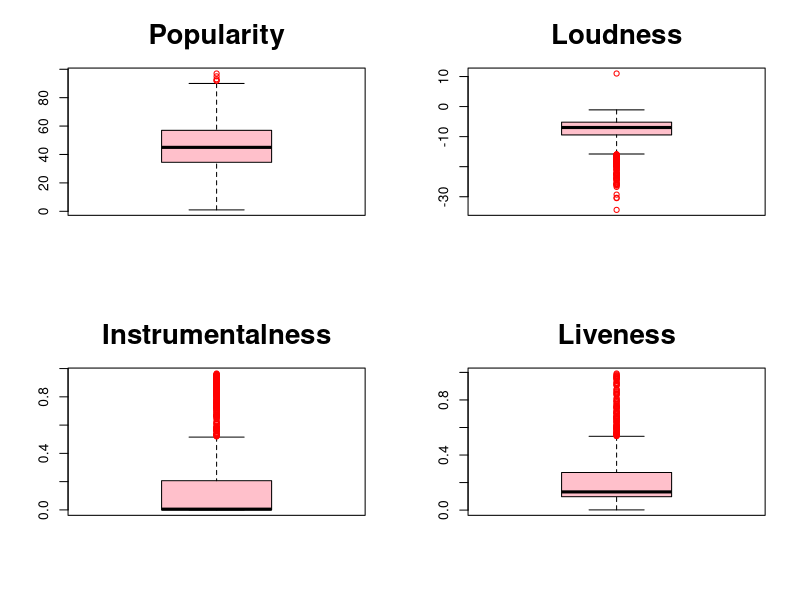
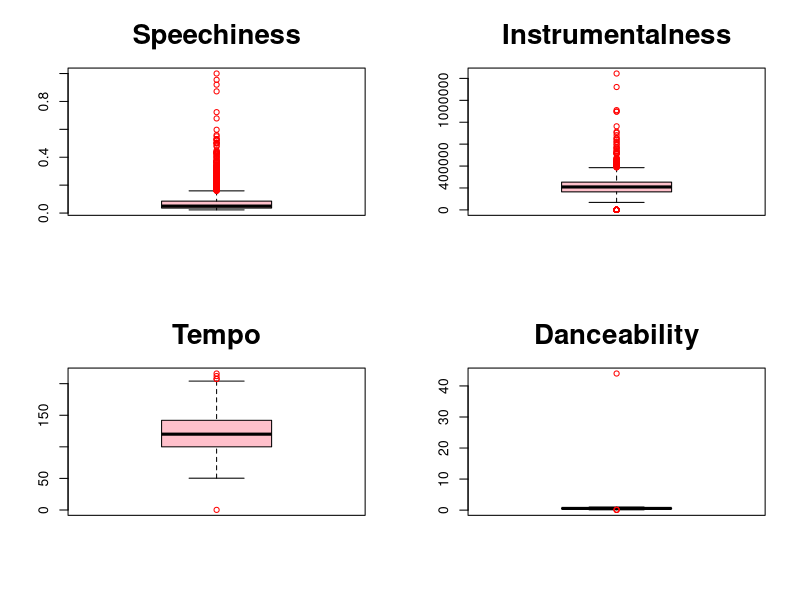
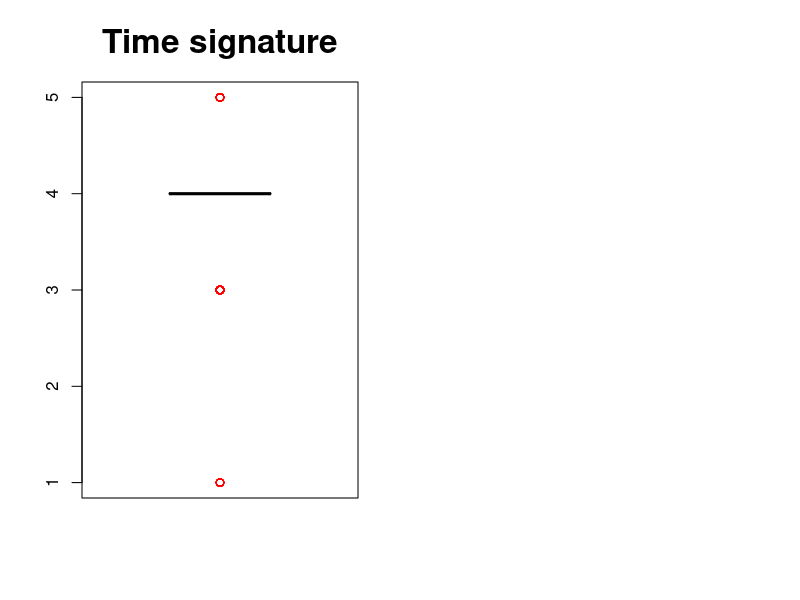
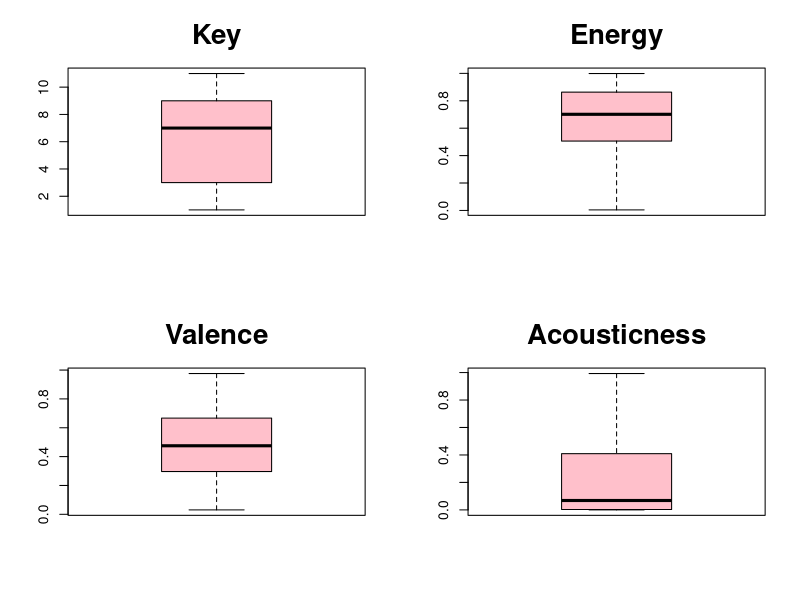

Here is the R script that generated these plots, in order: (Note: this script raises an error after producing the figures.)
## ---- chunk 1
knitr::opts_chunk$set(echo = TRUE)
## ---- chunk 2
if(!require(tidyverse)){
    install.packages('tidyverse')
    library(tidyverse)
}
## ---- chunk 3
#Para saber donde está el directorio
getwd()
## ---- chunk 4
library(readr) 
train_edic<- read_csv("./train_edic.csv")
## ---- chunk 5
summary(train_edic)
## ---- chunk 6
 var_artistname <- train_edic$artist_name
 var_trackname <- train_edic$track_name
 var_genre <- train_edic$genre
 var_popularity <- train_edic$popularity
 var_danceability <- train_edic$danceability
 var_energy <- train_edic$energy
 var_key <- train_edic$key
 var_loudness <- train_edic$loudness
 var_mode <- train_edic$mode
 var_mode <- as.logical(var_mode)
 var_speechiness <- train_edic$speechiness
 var_acousticness <- train_edic$acousticness
 var_genre<- train_edic$genre
 var_time_signature<- train_edic$time_signature
 var_duration<- train_edic$`duration_in min/ms`
 var_tempo<-train_edic$tempo
 var_valence<-train_edic$valence
 var_liveness<-train_edic$liveness
 var_instrumentalness<- train_edic$instrumentalness
## ---- chunk 7
par(mfrow=c(2,2)) 
boxplot(var_popularity,
        col="pink",
        outcol= "red",
        main="Popularity",
        cex.main=2)

boxplot(var_loudness,
        col="pink",
        outcol= "red",
        main="Loudness",
        cex.main=2)

boxplot(var_instrumentalness,
        col="pink",
        outcol= "red",
        main="Instrumentalness",
        cex.main=2)

boxplot(var_liveness,
        col="pink",
        outcol= "red",
        main="Liveness",
        cex.main=2)

par(mfrow=c(2,2)) 

boxplot(var_speechiness,
        col="pink",
        outcol= "red",
        main="Speechiness",
        cex.main=2)

boxplot(var_duration,
        col="pink",
        outcol= "red",
        main="Instrumentalness",
        cex.main=2)

boxplot(var_tempo,
        col="pink",
        outcol= "red",
        main="Tempo",
        cex.main=2)

boxplot(var_danceability,
        col="pink",
        outcol= "red",
        main="Danceability",
        cex.main=2)

par(mfrow=c(1,2)) 

boxplot(var_time_signature,
        col="pink",
        outcol= "red",
        main="Time signature",
        cex.main=2)
## ---- chunk 8
par(mfrow=c(2,2)) 
boxplot(var_key,
        col="pink",
        outcol= "red",
        main="Key",
        cex.main=2)

boxplot(var_energy,
        col="pink",
        outcol= "red",
        main="Energy",
        cex.main=2)

boxplot(var_valence,
        col="pink",
        outcol= "red",
        main="Valence",
        cex.main=2)

boxplot(var_acousticness,
        col="pink",
        outcol= "red",
        main="Acousticness",
        cex.main=2)
## ---- chunk 9
if(!require(psych)){
    install.packages('psych')
    library(psych)
}
train_edic_cuanti <- train_edic[c(3,4,5,6,7,9,10,11,12,13,14,15,16)]
multi.hist(train_edic_cuanti,
           dcol= c("red", "black"),
          dlty= c("dotted", "solid"),
          global = FALSE,
          bcol="pink",
          ncol=2,
          cex.main=3,
          cex.axis=2,
          cex.lab=2,
          mar=c(4,5,4,5),
)
